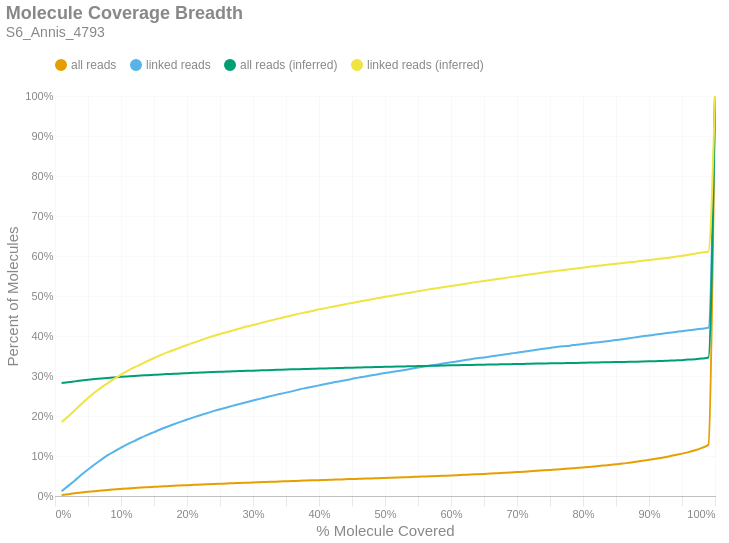

Notebook source saved alongside this figure:
### Markdown cell above
### Molecule Read Coverage
This chart shows molecule coverage breadth as computed by the number of bases aligned to that molecule. In other words, "*how much of each unique long molecule is actually sequenced/aligned?*" Keep in mind there is a distinction between sequences and alignments, since some sequences belonging to a particular molecule may not align well and wouldn't appear in the alignment data. This chart also shows molecule coverage breadth as computed by the *inferred fragment* from which the aligned sequences originate. Unlike read coverage, this calculation takes into account the total insert size, including unsequenced gaps between the forward and reverse reads. Like the previous figures, these are cumulative percents.

### Code cell
if SKIPLR:
    print_html(f"Skipped")
else:
    binned_df = consolidated_hist(valids['coverage_bp'], mask, 0.01, True)
    binned_df_inf = consolidated_hist(valids['coverage_inserts'], mask, 0.01, True)
    binned_df = binned_df.with_columns(pl.lit(binned_df_inf['all reads (cumsum)']).alias('all reads (inferred)'))
    binned_df = binned_df.with_columns(pl.lit(binned_df_inf['linked reads (cumsum)']).alias('linked reads (inferred)'))
    binned_df = binned_df.with_columns(
        (pl.col('bin').cast(pl.Float64) + 0.01).alias('right_edge')
    )

    with SafeRender(binned_df):
        (
            density_plot(binned_df, 'Molecule Coverage Breadth', samplename, 'molcov', ['all reads (inferred)','linked reads (inferred)'])
            .encode(
                #x=alt.X('bin:Q', title="% Molecule Covered").axis(format = '%').scale(padding=0),
                x=alt.X('right_edge:Q', title="% Molecule Covered").axis(format='%').scale(padding=0),
                y=alt.Y('value:Q', title='Percent of Molecules')
                    .axis(format='%')
                    .stack(False)
                    .scale(domainMin=0, padding=0),
                color=alt.Color("key:N").scale(domain = ["all reads", "linked reads", "all reads (inferred)", "linked reads (inferred)"]),
                tooltip = [
                    alt.Tooltip("key:N", title = "Data Type"),
                    alt.Tooltip("range_label:N", title="% Molecule Covered"),
                    alt.Tooltip("value:Q", format = ".2%", title="% Molecules")
                ]
            )
        ).display()

### Figure 1 — Vega-Lite specification as saved in the notebook (floating-point values rounded to 4 significant figures)
{"width": "container", "height": 400, "config": {"title": {"anchor": "start", "dy": -15, "fontSize": 18, "color": "#888888", "subtitleColor": "#888888", "subtitleFontSize": 14}, "arc": {"fill": "#0072B2"}, "axis": {"domainColor": "#888888", "domainWidth": 0.5, "gridWidth": 0.2, "grid": false, "titleFontWeight": 400, "titleFontSize": 15, "labelFontSize": 11, "labelColor": "#888888", "tickColor": "#888888", "tickWidth": 0.2, "titleColor": "#888888"}, "axisBand": {"grid": false}, "axisX": {"grid": true, "tickSize": 10, "domainCap": "round"}, "axisY": {"domain": false, "grid": true, "tickSize": 0, "domainCap": "round"}, "background": "transparent", "header": {"labelFontSize": 15, "labelColor": "#888888", "titleFontSize": 15, "titleFontWeight": 600, "titleColor": "#888888"}, "legend": {"labelFont": "sans-serif", "labelFontSize": 12, "labelColor": "#888888", "symbolSize": 100, "symbolType": "circle", "titleFontSize": 12, "titlePadding": 10, "titleColor": "#888888", "title": null, "orient": "top"}, "range": {"category": ["#E69F00", "#56B4E9", "#009E73", "#F0E442", "#0072B2", "#D55E00", "#CC79A7", "#000000"], "diverging": ["#cfe8f3", "#a2d4ec", "#73bfe2", "#46abdb", "#1696d2", "#12719e"]}, "area": {"fill": "#0072B2", "fillOpacity": 0.7, "line": true, "strokeOpacity": 0.7}, "line": {"color": "#0072B2", "stroke": "#0072B2", "strokeWidth": 2}, "trail": {"color": "#0072B2", "stroke": "#0072B2", "strokeWidth": 0, "size": 1}, "point": {"filled": true, "fillOpacity": 1.0, "size": 95}, "text": {"color": "#888888", "fontSize": 11, "align": "right", "fontWeight": 400, "size": 11}, "bar": {"fill": "#0072B2", "stroke": null}, "view": {"stroke": null, "continuousWidth": 660, "continuousHeight": 400}}, "data": {"name": "data-5ff91189fcb634210b862a8f7354adbb"}, "mark": {"type": "line", "interpolate": "monotone", "point": {"opacity": 0, "size": 275}}, "encoding": {"color": {"field": "key", "scale": {"domain": ["all reads", "linked reads", "all reads (inferred)", "linked reads (inferred)"]}, "type": "nominal"}, "tooltip": [{"field": "key", "title": "Data Type", "type": "nominal"}, {"field": "range_label", "title": "% Molecule Covered", "type": "nominal"}, {"field": "value", "format": ".2%", "title": "% Molecules", "type": "quantitative"}], "x": {"axis": {"format": "%"}, "field": "right_edge", "scale": {"padding": 0}, "title": "% Molecule Covered", "type": "quantitative"}, "y": {"axis": {"format": "%"}, "field": "value", "scale": {"domainMin": 0, "padding": 0}, "stack": false, "title": "Percent of Molecules", "type": "quantitative"}}, "params": [{"name": "param_c36ac31b6afebe62", "select": {"type": "point", "fields": ["key"]}, "bind": "legend"}], "title": {"text": "Molecule Coverage Breadth", "subtitle": "S6_Annis_4793"}, "transform": [{"fold": ["all reads (cumsum)", "linked reads (cumsum)", "all reads (inferred)", "linked reads (inferred)"]}, {"calculate": "replace(datum.key, ' (cumsum)', '')", "as": "key"}, {"filter": {"param": "param_c36ac31b6afebe62"}}], "usermeta": {"embedOptions": {"downloadFileName": "S6_Annis_4793.molcov"}}, "$schema": "https://vega.github.io/schema/vega-lite/v6.1.0.json", "datasets": {"data-5ff91189fcb634210b862a8f7354adbb": [{"bin": "0.0", "interval": "0.0-0.01", "all reads": 0.002305, "linked reads": 0.01183, "all reads (cumsum)": 0.002305, "linked reads (cumsum)": 0.01183, "range_label": "0.0-0.01", "all reads (inferred)": 0.2827, "linked reads (inferred)": 0.185, "right_edge": 0.01}, {"bin": "0.01", "interval": "0.01-0.02", "all reads": 0.002256, "linked reads": 0.0135, "all reads (cumsum)": 0.004561, "linked reads (cumsum)": 0.02534, "range_label": "0.01-0.02", "all reads (inferred)": 0.2846, "linked reads (inferred)": 0.1988, "right_edge": 0.02}, {"bin": "0.02", "interval": "0.02-0.03", "all reads": 0.002052, "linked reads": 0.01337, "all reads (cumsum)": 0.006613, "linked reads (cumsum)": 0.03871, "range_label": "0.02-0.03", "all reads (inferred)": 0.2866, "linked reads (inferred)": 0.2142, "right_edge": 0.03}, {"bin": "0.03", "interval": "0.03-0.04", "all reads": 0.002043, "linked reads": 0.01429, "all reads (cumsum)": 0.008656, "linked reads (cumsum)": 0.053, "range_label": "0.03-0.04", "all reads (inferred)": 0.2886, "linked reads (inferred)": 0.2301, "right_edge": 0.04}, {"bin": "0.04", "interval": "0.04-0.05", "all reads": 0.001827, "linked reads": 0.01317, "all reads (cumsum)": 0.01048, "linked reads (cumsum)": 0.06618, "range_label": "0.04-0.05", "all reads (inferred)": 0.2905, "linked reads (inferred)": 0.2448, "right_edge": 0.05}, {"bin": "0.05", "interval": "0.05-0.06", "all reads": 0.001684, "linked reads": 0.01265, "all reads (cumsum)": 0.01217, "linked reads (cumsum)": 0.07883, "range_label": "0.05-0.06", "all reads (inferred)": 0.2922, "linked reads (inferred)": 0.2586, "right_edge": 0.06}, {"bin": "0.06", "interval": "0.06-0.07", "all reads": 0.001565, "linked reads": 0.01185, "all reads (cumsum)": 0.01373, "linked reads (cumsum)": 0.09068, "range_label": "0.06-0.07", "all reads (inferred)": 0.2938, "linked reads (inferred)": 0.2711, "right_edge": 0.07}, {"bin": "0.07", "interval": "0.07-0.08", "all reads": 0.001493, "linked reads": 0.01129, "all reads (cumsum)": 0.01522, "linked reads (cumsum)": 0.102, "range_label": "0.07-0.08", "all reads (inferred)": 0.2952, "linked reads (inferred)": 0.2823, "right_edge": 0.08}, {"bin": "0.08", "interval": "0.08-0.09", "all reads": 0.001245, "linked reads": 0.00953, "all reads (cumsum)": 0.01647, "linked reads (cumsum)": 0.1115, "range_label": "0.08-0.09", "all reads (inferred)": 0.2965, "linked reads (inferred)": 0.2929, "right_edge": 0.09}, {"bin": "0.09", "interval": "0.09-0.1", "all reads": 0.001226, "linked reads": 0.009227, "all reads (cumsum)": 0.0177, "linked reads (cumsum)": 0.1207, "range_label": "0.09-0.1", "all reads (inferred)": 0.2978, "linked reads (inferred)": 0.3036, "right_edge": 0.1}, {"bin": "0.1", "interval": "0.1-0.11", "all reads": 0.001169, "linked reads": 0.009055, "all reads (cumsum)": 0.01887, "linked reads (cumsum)": 0.1298, "range_label": "0.1-0.11", "all reads (inferred)": 0.299, "linked reads (inferred)": 0.3126, "right_edge": 0.11}, {"bin": "0.11", "interval": "0.11-0.12", "all reads": 0.001006, "linked reads": 0.007572, "all reads (cumsum)": 0.01987, "linked reads (cumsum)": 0.1373, "range_label": "0.11-0.12", "all reads (inferred)": 0.3001, "linked reads (inferred)": 0.3215, "right_edge": 0.12}, {"bin": "0.12", "interval": "0.12-0.13", "all reads": 0.001106, "linked reads": 0.008306, "all reads (cumsum)": 0.02098, "linked reads (cumsum)": 0.1457, "range_label": "0.12-0.13", "all reads (inferred)": 0.3011, "linked reads (inferred)": 0.3289, "right_edge": 0.13}, {"bin": "0.13", "interval": "0.13-0.14", "all reads": 0.0009643, "linked reads": 0.007226, "all reads (cumsum)": 0.02194, "linked reads (cumsum)": 0.1529, "range_label": "0.13-0.14", "all reads (inferred)": 0.3021, "linked reads (inferred)": 0.3375, "right_edge": 0.14}, {"bin": "0.14", "interval": "0.14-0.15", "all reads": 0.0009198, "linked reads": 0.006881, "all reads (cumsum)": 0.02286, "linked reads (cumsum)": 0.1598, "range_label": "0.14-0.15", "all reads (inferred)": 0.303, "linked reads (inferred)": 0.3449, "right_edge": 0.15}, {"bin": "0.15", "interval": "0.15-0.16", "all reads": 0.0009277, "linked reads": 0.007025, "all reads (cumsum)": 0.02379, "linked reads (cumsum)": 0.1668, "range_label": "0.15-0.16", "all reads (inferred)": 0.304, "linked reads (inferred)": 0.3523, "right_edge": 0.16}, {"bin": "0.16", "interval": "0.16-0.17", "all reads": 0.0008515, "linked reads": 0.00642, "all reads (cumsum)": 0.02464, "linked reads (cumsum)": 0.1732, "range_label": "0.16-0.17", "all reads (inferred)": 0.3048, "linked reads (inferred)": 0.359, "right_edge": 0.17}, {"bin": "0.17", "interval": "0.17-0.18", "all reads": 0.0008578, "linked reads": 0.00619, "all reads (cumsum)": 0.0255, "linked reads (cumsum)": 0.1794, "range_label": "0.17-0.18", "all reads (inferred)": 0.3056, "linked reads (inferred)": 0.3651, "right_edge": 0.18}, {"bin": "0.18", "interval": "0.18-0.19", "all reads": 0.0007943, "linked reads": 0.005902, "all reads (cumsum)": 0.02629, "linked reads (cumsum)": 0.1853, "range_label": "0.18-0.19", "all reads (inferred)": 0.3063, "linked reads (inferred)": 0.3713, "right_edge": 0.19}, {"bin": "0.19", "interval": "0.19-0.2", "all reads": 0.0008149, "linked reads": 0.005888, "all reads (cumsum)": 0.02711, "linked reads (cumsum)": 0.1912, "range_label": "0.19-0.2", "all reads (inferred)": 0.3071, "linked reads (inferred)": 0.3773, "right_edge": 0.2}, {"bin": "0.2", "interval": "0.2-0.21", "all reads": 0.000726, "linked reads": 0.005485, "all reads (cumsum)": 0.02783, "linked reads (cumsum)": 0.1967, "range_label": "0.2-0.21", "all reads (inferred)": 0.3078, "linked reads (inferred)": 0.3833, "right_edge": 0.21}, {"bin": "0.21", "interval": "0.21-0.22", "all reads": 0.0007164, "linked reads": 0.005211, "all reads (cumsum)": 0.02855, "linked reads (cumsum)": 0.2019, "range_label": "0.21-0.22", "all reads (inferred)": 0.3085, "linked reads (inferred)": 0.3889, "right_edge": 0.22}, {"bin": "0.22", "interval": "0.22-0.23", "all reads": 0.0007164, "linked reads": 0.005053, "all reads (cumsum)": 0.02927, "linked reads (cumsum)": 0.2069, "range_label": "0.22-0.23", "all reads (inferred)": 0.3093, "linked reads (inferred)": 0.3946, "right_edge": 0.23}, {"bin": "0.23", "interval": "0.23-0.24", "all reads": 0.0006958, "linked reads": 0.005154, "all reads (cumsum)": 0.02996, "linked reads (cumsum)": 0.2121, "range_label": "0.23-0.24", "all reads (inferred)": 0.3099, "linked reads (inferred)": 0.4, "right_edge": 0.24}, {"bin": "0.24", "interval": "0.24-0.25", "all reads": 0.0006688, "linked reads": 0.004765, "all reads (cumsum)": 0.03063, "linked reads (cumsum)": 0.2169, "range_label": "0.24-0.25", "all reads (inferred)": 0.3105, "linked reads (inferred)": 0.405, "right_edge": 0.25}, {"bin": "0.25", "interval": "0.25-0.26", "all reads": 0.0006466, "linked reads": 0.00452, "all reads (cumsum)": 0.03128, "linked reads (cumsum)": 0.2214, "range_label": "0.25-0.26", "all reads (inferred)": 0.3111, "linked reads (inferred)": 0.4093, "right_edge": 0.26}, {"bin": "0.26", "interval": "0.26-0.27", "all reads": 0.0006974, "linked reads": 0.004578, "all reads (cumsum)": 0.03197, "linked reads (cumsum)": 0.2259, "range_label": "0.26-0.27", "all reads (inferred)": 0.3117, "linked reads (inferred)": 0.4141, "right_edge": 0.27}, {"bin": "0.27", "interval": "0.27-0.28", "all reads": 0.0006084, "linked reads": 0.004088, "all reads (cumsum)": 0.03258, "linked reads (cumsum)": 0.23, "range_label": "0.27-0.28", "all reads (inferred)": 0.3123, "linked reads (inferred)": 0.4188, "right_edge": 0.28}, {"bin": "0.28", "interval": "0.28-0.29", "all reads": 0.0006418, "linked reads": 0.004506, "all reads (cumsum)": 0.03323, "linked reads (cumsum)": 0.2345, "range_label": "0.28-0.29", "all reads (inferred)": 0.3129, "linked reads (inferred)": 0.4236, "right_edge": 0.29}, {"bin": "0.29", "interval": "0.29-0.3", "all reads": 0.0006386, "linked reads": 0.004319, "all reads (cumsum)": 0.03386, "linked reads (cumsum)": 0.2389, "range_label": "0.29-0.3", "all reads (inferred)": 0.3134, "linked reads (inferred)": 0.4273, "right_edge": 0.3}, {"bin": "0.3", "interval": "0.3-0.31", "all reads": 0.0005862, "linked reads": 0.004002, "all reads (cumsum)": 0.03445, "linked reads (cumsum)": 0.2429, "range_label": "0.3-0.31", "all reads (inferred)": 0.314, "linked reads (inferred)": 0.4316, "right_edge": 0.31}, {"bin": "0.31", "interval": "0.31-0.32", "all reads": 0.0006068, "linked reads": 0.004088, "all reads (cumsum)": 0.03506, "linked reads (cumsum)": 0.247, "range_label": "0.31-0.32", "all reads (inferred)": 0.3146, "linked reads (inferred)": 0.4359, "right_edge": 0.32}, {"bin": "0.32", "interval": "0.32-0.33", "all reads": 0.0005957, "linked reads": 0.004045, "all reads (cumsum)": 0.03565, "linked reads (cumsum)": 0.251, "range_label": "0.32-0.33", "all reads (inferred)": 0.3151, "linked reads (inferred)": 0.44, "right_edge": 0.33}, {"bin": "0.33", "interval": "0.33-0.34", "all reads": 0.0006037, "linked reads": 0.0038, "all reads (cumsum)": 0.03626, "linked reads (cumsum)": 0.2548, "range_label": "0.33-0.34", "all reads (inferred)": 0.3156, "linked reads (inferred)": 0.4441, "right_edge": 0.34}, {"bin": "0.34", "interval": "0.34-0.35", "all reads": 0.0005401, "linked reads": 0.003584, "all reads (cumsum)": 0.0368, "linked reads (cumsum)": 0.2584, "range_label": "0.34-0.35", "all reads (inferred)": 0.3162, "linked reads (inferred)": 0.4482, "right_edge": 0.35}, {"bin": "0.35", "interval": "0.35-0.36", "all reads": 0.0005528, "linked reads": 0.003815, "all reads (cumsum)": 0.03735, "linked reads (cumsum)": 0.2622, "range_label": "0.35-0.36", "all reads (inferred)": 0.3167, "linked reads (inferred)": 0.4521, "right_edge": 0.36}, {"bin": "0.36", "interval": "0.36-0.37", "all reads": 0.0006307, "linked reads": 0.004218, "all reads (cumsum)": 0.03798, "linked reads (cumsum)": 0.2664, "range_label": "0.36-0.37", "all reads (inferred)": 0.3172, "linked reads (inferred)": 0.4559, "right_edge": 0.37}, {"bin": "0.37", "interval": "0.37-0.38", "all reads": 0.0005703, "linked reads": 0.003469, "all reads (cumsum)": 0.03855, "linked reads (cumsum)": 0.2699, "range_label": "0.37-0.38", "all reads (inferred)": 0.3176, "linked reads (inferred)": 0.4592, "right_edge": 0.38}, {"bin": "0.38", "interval": "0.38-0.39", "all reads": 0.0005624, "linked reads": 0.003297, "all reads (cumsum)": 0.03911, "linked reads (cumsum)": 0.2732, "range_label": "0.38-0.39", "all reads (inferred)": 0.3181, "linked reads (inferred)": 0.4627, "right_edge": 0.39}, {"bin": "0.39", "interval": "0.39-0.4", "all reads": 0.0005449, "linked reads": 0.00334, "all reads (cumsum)": 0.03966, "linked reads (cumsum)": 0.2765, "range_label": "0.39-0.4", "all reads (inferred)": 0.3186, "linked reads (inferred)": 0.4667, "right_edge": 0.4}, {"bin": "0.4", "interval": "0.4-0.41", "all reads": 0.0005433, "linked reads": 0.003369, "all reads (cumsum)": 0.0402, "linked reads (cumsum)": 0.2799, "range_label": "0.4-0.41", "all reads (inferred)": 0.319, "linked reads (inferred)": 0.4697, "right_edge": 0.41}, {"bin": "0.41", "interval": "0.41-0.42", "all reads": 0.0005703, "linked reads": 0.003498, "all reads (cumsum)": 0.04077, "linked reads (cumsum)": 0.2834, "range_label": "0.41-0.42", "all reads (inferred)": 0.3195, "linked reads (inferred)": 0.4732, "right_edge": 0.42}, {"bin": "0.42", "interval": "0.42-0.43", "all reads": 0.0005576, "linked reads": 0.003124, "all reads (cumsum)": 0.04133, "linked reads (cumsum)": 0.2865, "range_label": "0.42-0.43", "all reads (inferred)": 0.3199, "linked reads (inferred)": 0.4763, "right_edge": 0.43}, {"bin": "0.43", "interval": "0.43-0.44", "all reads": 0.0005751, "linked reads": 0.003124, "all reads (cumsum)": 0.0419, "linked reads (cumsum)": 0.2896, "range_label": "0.43-0.44", "all reads (inferred)": 0.3204, "linked reads (inferred)": 0.4795, "right_edge": 0.44}, {"bin": "0.44", "interval": "0.44-0.45", "all reads": 0.0005322, "linked reads": 0.003009, "all reads (cumsum)": 0.04244, "linked reads (cumsum)": 0.2926, "range_label": "0.44-0.45", "all reads (inferred)": 0.3208, "linked reads (inferred)": 0.4827, "right_edge": 0.45}, {"bin": "0.45", "interval": "0.45-0.46", "all reads": 0.0005639, "linked reads": 0.003325, "all reads (cumsum)": 0.043, "linked reads (cumsum)": 0.296, "range_label": "0.45-0.46", "all reads (inferred)": 0.3212, "linked reads (inferred)": 0.4859, "right_edge": 0.46}, {"bin": "0.46", "interval": "0.46-0.47", "all reads": 0.0005068, "linked reads": 0.002678, "all reads (cumsum)": 0.04351, "linked reads (cumsum)": 0.2986, "range_label": "0.46-0.47", "all reads (inferred)": 0.3216, "linked reads (inferred)": 0.4888, "right_edge": 0.47}, {"bin": "0.47", "interval": "0.47-0.48", "all reads": 0.0005496, "linked reads": 0.003009, "all reads (cumsum)": 0.04406, "linked reads (cumsum)": 0.3017, "range_label": "0.47-0.48", "all reads (inferred)": 0.322, "linked reads (inferred)": 0.492, "right_edge": 0.48}, {"bin": "0.48", "interval": "0.48-0.49", "all reads": 0.0005512, "linked reads": 0.002937, "all reads (cumsum)": 0.04461, "linked reads (cumsum)": 0.3046, "range_label": "0.48-0.49", "all reads (inferred)": 0.3224, "linked reads (inferred)": 0.4947, "right_edge": 0.49}, {"bin": "0.49", "interval": "0.49-0.5", "all reads": 0.0006164, "linked reads": 0.00298, "all reads (cumsum)": 0.04522, "linked reads (cumsum)": 0.3076, "range_label": "0.49-0.5", "all reads (inferred)": 0.3229, "linked reads (inferred)": 0.4981, "right_edge": 0.5}, {"bin": "0.5", "interval": "0.5-0.51", "all reads": 0.0005163, "linked reads": 0.002375, "all reads (cumsum)": 0.04574, "linked reads (cumsum)": 0.3099, "range_label": "0.5-0.51", "all reads (inferred)": 0.3232, "linked reads (inferred)": 0.5008, "right_edge": 0.51}, {"bin": "0.51", "interval": "0.51-0.52", "all reads": 0.0005925, "linked reads": 0.002649, "all reads (cumsum)": 0.04633, "linked reads (cumsum)": 0.3126, "range_label": "0.51-0.52", "all reads (inferred)": 0.3236, "linked reads (inferred)": 0.5034, "right_edge": 0.52}, {"bin": "0.52", "interval": "0.52-0.53", "all reads": 0.0006037, "linked reads": 0.002678, "all reads (cumsum)": 0.04694, "linked reads (cumsum)": 0.3153, "range_label": "0.52-0.53", "all reads (inferred)": 0.324, "linked reads (inferred)": 0.506, "right_edge": 0.53}, {"bin": "0.53", "interval": "0.53-0.54", "all reads": 0.0006084, "linked reads": 0.002965, "all reads (cumsum)": 0.04754, "linked reads (cumsum)": 0.3182, "range_label": "0.53-0.54", "all reads (inferred)": 0.3243, "linked reads (inferred)": 0.5089, "right_edge": 0.54}, {"bin": "0.54", "interval": "0.54-0.55", "all reads": 0.0006577, "linked reads": 0.002865, "all reads (cumsum)": 0.0482, "linked reads (cumsum)": 0.3211, "range_label": "0.54-0.55", "all reads (inferred)": 0.3248, "linked reads (inferred)": 0.5119, "right_edge": 0.55}, {"bin": "0.55", "interval": "0.55-0.56", "all reads": 0.0006052, "linked reads": 0.002721, "all reads (cumsum)": 0.04881, "linked reads (cumsum)": 0.3238, "range_label": "0.55-0.56", "all reads (inferred)": 0.3252, "linked reads (inferred)": 0.5147, "right_edge": 0.56}, {"bin": "0.56", "interval": "0.56-0.57", "all reads": 0.0006195, "linked reads": 0.002534, "all reads (cumsum)": 0.04943, "linked reads (cumsum)": 0.3264, "range_label": "0.56-0.57", "all reads (inferred)": 0.3255, "linked reads (inferred)": 0.5173, "right_edge": 0.57}, {"bin": "0.57", "interval": "0.57-0.58", "all reads": 0.0006513, "linked reads": 0.002649, "all reads (cumsum)": 0.05008, "linked reads (cumsum)": 0.329, "range_label": "0.57-0.58", "all reads (inferred)": 0.3259, "linked reads (inferred)": 0.5198, "right_edge": 0.58}, {"bin": "0.58", "interval": "0.58-0.59", "all reads": 0.000672, "linked reads": 0.002721, "all reads (cumsum)": 0.05075, "linked reads (cumsum)": 0.3317, "range_label": "0.58-0.59", "all reads (inferred)": 0.3262, "linked reads (inferred)": 0.5223, "right_edge": 0.59}, {"bin": "0.59", "interval": "0.59-0.6", "all reads": 0.0006847, "linked reads": 0.002447, "all reads (cumsum)": 0.05144, "linked reads (cumsum)": 0.3342, "range_label": "0.59-0.6", "all reads (inferred)": 0.3266, "linked reads (inferred)": 0.5249, "right_edge": 0.6}, {"bin": "0.6", "interval": "0.6-0.61", "all reads": 0.0007339, "linked reads": 0.002548, "all reads (cumsum)": 0.05217, "linked reads (cumsum)": 0.3367, "range_label": "0.6-0.61", "all reads (inferred)": 0.3269, "linked reads (inferred)": 0.5274, "right_edge": 0.61}, {"bin": "0.61", "interval": "0.61-0.62", "all reads": 0.0007752, "linked reads": 0.002548, "all reads (cumsum)": 0.05294, "linked reads (cumsum)": 0.3393, "range_label": "0.61-0.62", "all reads (inferred)": 0.3273, "linked reads (inferred)": 0.5301, "right_edge": 0.62}, {"bin": "0.62", "interval": "0.62-0.63", "all reads": 0.0008483, "linked reads": 0.002879, "all reads (cumsum)": 0.05379, "linked reads (cumsum)": 0.3421, "range_label": "0.62-0.63", "all reads (inferred)": 0.3277, "linked reads (inferred)": 0.5328, "right_edge": 0.63}, {"bin": "0.63", "interval": "0.63-0.64", "all reads": 0.0007292, "linked reads": 0.002289, "all reads (cumsum)": 0.05452, "linked reads (cumsum)": 0.3444, "range_label": "0.63-0.64", "all reads (inferred)": 0.328, "linked reads (inferred)": 0.5353, "right_edge": 0.64}, {"bin": "0.64", "interval": "0.64-0.65", "all reads": 0.0007689, "linked reads": 0.002073, "all reads (cumsum)": 0.05529, "linked reads (cumsum)": 0.3465, "range_label": "0.64-0.65", "all reads (inferred)": 0.3284, "linked reads (inferred)": 0.5377, "right_edge": 0.65}, {"bin": "0.65", "interval": "0.65-0.66", "all reads": 0.0008086, "linked reads": 0.002462, "all reads (cumsum)": 0.0561, "linked reads (cumsum)": 0.349, "range_label": "0.65-0.66", "all reads (inferred)": 0.3287, "linked reads (inferred)": 0.54, "right_edge": 0.66}, {"bin": "0.66", "interval": "0.66-0.67", "all reads": 0.0008674, "linked reads": 0.002534, "all reads (cumsum)": 0.05697, "linked reads (cumsum)": 0.3515, "range_label": "0.66-0.67", "all reads (inferred)": 0.329, "linked reads (inferred)": 0.5424, "right_edge": 0.67}, {"bin": "0.67", "interval": "0.67-0.68", "all reads": 0.0008864, "linked reads": 0.002188, "all reads (cumsum)": 0.05785, "linked reads (cumsum)": 0.3537, "range_label": "0.67-0.68", "all reads (inferred)": 0.3293, "linked reads (inferred)": 0.5447, "right_edge": 0.68}, {"bin": "0.68", "interval": "0.68-0.69", "all reads": 0.000888, "linked reads": 0.002303, "all reads (cumsum)": 0.05874, "linked reads (cumsum)": 0.356, "range_label": "0.68-0.69", "all reads (inferred)": 0.3296, "linked reads (inferred)": 0.5472, "right_edge": 0.69}, {"bin": "0.69", "interval": "0.69-0.7", "all reads": 0.001015, "linked reads": 0.002361, "all reads (cumsum)": 0.05976, "linked reads (cumsum)": 0.3584, "range_label": "0.69-0.7", "all reads (inferred)": 0.33, "linked reads (inferred)": 0.5495, "right_edge": 0.7}, {"bin": "0.7", "interval": "0.7-0.71", "all reads": 0.0009277, "linked reads": 0.002303, "all reads (cumsum)": 0.06068, "linked reads (cumsum)": 0.3607, "range_label": "0.7-0.71", "all reads (inferred)": 0.3303, "linked reads (inferred)": 0.552, "right_edge": 0.71}, {"bin": "0.71", "interval": "0.71-0.72", "all reads": 0.001117, "linked reads": 0.00262, "all reads (cumsum)": 0.0618, "linked reads (cumsum)": 0.3633, "range_label": "0.71-0.72", "all reads (inferred)": 0.3307, "linked reads (inferred)": 0.5542, "right_edge": 0.72}, {"bin": "0.72", "interval": "0.72-0.73", "all reads": 0.001101, "linked reads": 0.002289, "all reads (cumsum)": 0.0629, "linked reads (cumsum)": 0.3656, "range_label": "0.72-0.73", "all reads (inferred)": 0.331, "linked reads (inferred)": 0.5564, "right_edge": 0.73}, {"bin": "0.73", "interval": "0.73-0.74", "all reads": 0.001185, "linked reads": 0.00249, "all reads (cumsum)": 0.06409, "linked reads (cumsum)": 0.3681, "range_label": "0.73-0.74", "all reads (inferred)": 0.3313, "linked reads (inferred)": 0.5588, "right_edge": 0.74}, {"bin": "0.74", "interval": "0.74-0.75", "all reads": 0.001155, "linked reads": 0.002217, "all reads (cumsum)": 0.06524, "linked reads (cumsum)": 0.3703, "range_label": "0.74-0.75", "all reads (inferred)": 0.3316, "linked reads (inferred)": 0.561, "right_edge": 0.75}, {"bin": "0.75", "interval": "0.75-0.76", "all reads": 0.001128, "linked reads": 0.002231, "all reads (cumsum)": 0.06637, "linked reads (cumsum)": 0.3725, "range_label": "0.75-0.76", "all reads (inferred)": 0.3319, "linked reads (inferred)": 0.5628, "right_edge": 0.76}, {"bin": "0.76", "interval": "0.76-0.77", "all reads": 0.001231, "linked reads": 0.001886, "all reads (cumsum)": 0.0676, "linked reads (cumsum)": 0.3744, "range_label": "0.76-0.77", "all reads (inferred)": 0.3322, "linked reads (inferred)": 0.5648, "right_edge": 0.77}, {"bin": "0.77", "interval": "0.77-0.78", "all reads": 0.001185, "linked reads": 0.001526, "all reads (cumsum)": 0.06879, "linked reads (cumsum)": 0.3759, "range_label": "0.77-0.78", "all reads (inferred)": 0.3325, "linked reads (inferred)": 0.5669, "right_edge": 0.78}, {"bin": "0.78", "interval": "0.78-0.79", "all reads": 0.00133, "linked reads": 0.002145, "all reads (cumsum)": 0.07012, "linked reads (cumsum)": 0.3781, "range_label": "0.78-0.79", "all reads (inferred)": 0.3328, "linked reads (inferred)": 0.5688, "right_edge": 0.79}, {"bin": "0.79", "interval": "0.79-0.8", "all reads": 0.00132, "linked reads": 0.002059, "all reads (cumsum)": 0.07144, "linked reads (cumsum)": 0.3801, "range_label": "0.79-0.8", "all reads (inferred)": 0.3331, "linked reads (inferred)": 0.5709, "right_edge": 0.8}, {"bin": "0.8", "interval": "0.8-0.81", "all reads": 0.001352, "linked reads": 0.001843, "all reads (cumsum)": 0.07279, "linked reads (cumsum)": 0.382, "range_label": "0.8-0.81", "all reads (inferred)": 0.3334, "linked reads (inferred)": 0.5732, "right_edge": 0.81}, {"bin": "0.81", "interval": "0.81-0.82", "all reads": 0.001535, "linked reads": 0.001915, "all reads (cumsum)": 0.07432, "linked reads (cumsum)": 0.3839, "range_label": "0.81-0.82", "all reads (inferred)": 0.3337, "linked reads (inferred)": 0.5749, "right_edge": 0.82}, {"bin": "0.82", "interval": "0.82-0.83", "all reads": 0.001631, "linked reads": 0.001843, "all reads (cumsum)": 0.07595, "linked reads (cumsum)": 0.3857, "range_label": "0.82-0.83", "all reads (inferred)": 0.3341, "linked reads (inferred)": 0.5769, "right_edge": 0.83}, {"bin": "0.83", "interval": "0.83-0.84", "all reads": 0.00163, "linked reads": 0.002059, "all reads (cumsum)": 0.07758, "linked reads (cumsum)": 0.3878, "range_label": "0.83-0.84", "all reads (inferred)": 0.3344, "linked reads (inferred)": 0.5788, "right_edge": 0.84}, {"bin": "0.84", "interval": "0.84-0.85", "all reads": 0.00179, "linked reads": 0.002015, "all reads (cumsum)": 0.07937, "linked reads (cumsum)": 0.3898, "range_label": "0.84-0.85", "all reads (inferred)": 0.3348, "linked reads (inferred)": 0.5807, "right_edge": 0.85}, {"bin": "0.85", "interval": "0.85-0.86", "all reads": 0.001767, "linked reads": 0.002102, "all reads (cumsum)": 0.08114, "linked reads (cumsum)": 0.3919, "range_label": "0.85-0.86", "all reads (inferred)": 0.3351, "linked reads (inferred)": 0.5823, "right_edge": 0.86}, {"bin": "0.86", "interval": "0.86-0.87", "all reads": 0.002106, "linked reads": 0.002318, "all reads (cumsum)": 0.08325, "linked reads (cumsum)": 0.3942, "range_label": "0.86-0.87", "all reads (inferred)": 0.3355, "linked reads (inferred)": 0.5842, "right_edge": 0.87}, {"bin": "0.87", "interval": "0.87-0.88", "all reads": 0.002199, "linked reads": 0.002519, "all reads (cumsum)": 0.08544, "linked reads (cumsum)": 0.3967, "range_label": "0.87-0.88", "all reads (inferred)": 0.3358, "linked reads (inferred)": 0.5858, "right_edge": 0.88}, {"bin": "0.88", "interval": "0.88-0.89", "all reads": 0.002402, "linked reads": 0.002534, "all reads (cumsum)": 0.08785, "linked reads (cumsum)": 0.3993, "range_label": "0.88-0.89", "all reads (inferred)": 0.3362, "linked reads (inferred)": 0.588, "right_edge": 0.89}, {"bin": "0.89", "interval": "0.89-0.9", "all reads": 0.002593, "linked reads": 0.002001, "all reads (cumsum)": 0.09044, "linked reads (cumsum)": 0.4013, "range_label": "0.89-0.9", "all reads (inferred)": 0.3366, "linked reads (inferred)": 0.5901, "right_edge": 0.9}, {"bin": "0.9", "interval": "0.9-0.91", "all reads": 0.002612, "linked reads": 0.00226, "all reads (cumsum)": 0.09305, "linked reads (cumsum)": 0.4035, "range_label": "0.9-0.91", "all reads (inferred)": 0.3372, "linked reads (inferred)": 0.5918, "right_edge": 0.91}, {"bin": "0.91", "interval": "0.91-0.92", "all reads": 0.002813, "linked reads": 0.002231, "all reads (cumsum)": 0.09586, "linked reads (cumsum)": 0.4058, "range_label": "0.91-0.92", "all reads (inferred)": 0.3378, "linked reads (inferred)": 0.5938, "right_edge": 0.92}, {"bin": "0.92", "interval": "0.92-0.93", "all reads": 0.003037, "linked reads": 0.002188, "all reads (cumsum)": 0.0989, "linked reads (cumsum)": 0.4079, "range_label": "0.92-0.93", "all reads (inferred)": 0.3384, "linked reads (inferred)": 0.5958, "right_edge": 0.93}, {"bin": "0.93", "interval": "0.93-0.94", "all reads": 0.003411, "linked reads": 0.002145, "all reads (cumsum)": 0.1023, "linked reads (cumsum)": 0.4101, "range_label": "0.93-0.94", "all reads (inferred)": 0.339, "linked reads (inferred)": 0.5982, "right_edge": 0.94}, {"bin": "0.94", "interval": "0.94-0.95", "all reads": 0.003592, "linked reads": 0.002001, "all reads (cumsum)": 0.1059, "linked reads (cumsum)": 0.4121, "range_label": "0.94-0.95", "all reads (inferred)": 0.3396, "linked reads (inferred)": 0.6005, "right_edge": 0.95}, {"bin": "0.95", "interval": "0.95-0.96", "all reads": 0.003814, "linked reads": 0.002159, "all reads (cumsum)": 0.1097, "linked reads (cumsum)": 0.4143, "range_label": "0.95-0.96", "all reads (inferred)": 0.341, "linked reads (inferred)": 0.6031, "right_edge": 0.96}, {"bin": "0.96", "interval": "0.96-0.97", "all reads": 0.00451, "linked reads": 0.001929, "all reads (cumsum)": 0.1142, "linked reads (cumsum)": 0.4162, "range_label": "0.96-0.97", "all reads (inferred)": 0.3419, "linked reads (inferred)": 0.6057, "right_edge": 0.97}, {"bin": "0.97", "interval": "0.97-0.98", "all reads": 0.005954, "linked reads": 0.002231, "all reads (cumsum)": 0.1202, "linked reads (cumsum)": 0.4184, "range_label": "0.97-0.98", "all reads (inferred)": 0.3435, "linked reads (inferred)": 0.6086, "right_edge": 0.98}, {"bin": "0.98", "interval": "0.98-0.99", "all reads": 0.008035, "linked reads": 0.00203, "all reads (cumsum)": 0.1282, "linked reads (cumsum)": 0.4204, "range_label": "0.98-0.99", "all reads (inferred)": 0.3461, "linked reads (inferred)": 0.6113, "right_edge": 0.99}, {"bin": "0.99", "interval": "0.99-1.0", "all reads": 0.8718, "linked reads": 0.5796, "all reads (cumsum)": 1.0, "linked reads (cumsum)": 1.0, "range_label": "0.99-1.0", "all reads (inferred)": 1.0, "linked reads (inferred)": 1.0, "right_edge": 1.0}]}}
